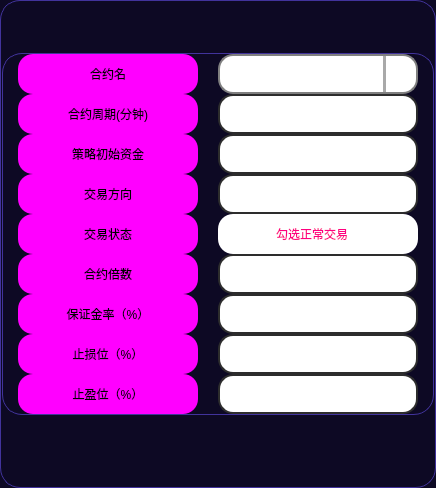
          <widget class="QFrame" name="frame_36">
           <property name="sizePolicy">
            <sizepolicy hsizetype="Expanding" vsizetype="Preferred">
             <horstretch>0</horstretch>
             <verstretch>0</verstretch>
            </sizepolicy>
           </property>
           <property name="minimumSize">
            <size>
             <width>430</width>
             <height>0</height>
            </size>
           </property>
           <property name="maximumSize">
            <size>
             <width>450</width>
             <height>16777215</height>
            </size>
           </property>
           <property name="styleSheet">
            <string notr="true">QFrame {
	background-color: rgb(13, 9, 36);
	border: 1px solid rgb(65, 51, 156);
	border-radius: 20px;
}
QFrame:hover {
	border: 2px solid rgb(255, 85, 0);
}</string>
           </property>
           <property name="frameShape">
            <enum>QFrame::StyledPanel</enum>
           </property>
           <property name="frameShadow">
            <enum>QFrame::Raised</enum>
           </property>
           <layout class="QVBoxLayout" name="verticalLayout_20">
            <property name="spacing">
             <number>1</number>
            </property>
            <property name="leftMargin">
             <number>1</number>
            </property>
            <property name="topMargin">
             <number>1</number>
            </property>
            <property name="rightMargin">
             <number>1</number>
            </property>
            <property name="bottomMargin">
             <number>1</number>
            </property>
            <item>
             <widget class="QFrame" name="frame_16">
              <property name="minimumSize">
               <size>
                <width>0</width>
                <height>50</height>
               </size>
              </property>
              <property name="styleSheet">
               <string notr="true">font: 700 20pt &quot;等线&quot;;
color: rgb(0, 255, 0);
border: none;</string>
              </property>
              <property name="frameShape">
               <enum>QFrame::StyledPanel</enum>
              </property>
              <property name="frameShadow">
               <enum>QFrame::Raised</enum>
              </property>
             </widget>
            </item>
            <item>
             <widget class="QFrame" name="frame_23">
              <property name="styleSheet">
               <string notr="true">QFrame {
	background-color: rgb(13, 9, 36);
	border: 1px solid rgb(65, 51, 156);
	border-radius: 20px;
}
QFrame:hover {
	border: 1px solid rgb(65, 51, 156);
}</string>
              </property>
              <property name="frameShape">
               <enum>QFrame::StyledPanel</enum>
              </property>
              <property name="frameShadow">
               <enum>QFrame::Raised</enum>
              </property>
              <layout class="QHBoxLayout" name="horizontalLayout_5">
               <property name="spacing">
                <number>15</number>
               </property>
               <property name="leftMargin">
                <number>15</number>
               </property>
               <property name="topMargin">
                <number>0</number>
               </property>
               <property name="rightMargin">
                <number>10</number>
               </property>
               <property name="bottomMargin">
                <number>0</number>
               </property>
               <item>
                <widget class="QFrame" name="upper_left_5">
                 <property name="sizePolicy">
                  <sizepolicy hsizetype="Minimum" vsizetype="Expanding">
                   <horstretch>0</horstretch>
                   <verstretch>0</verstretch>
                  </sizepolicy>
                 </property>
                 <property name="minimumSize">
                  <size>
                   <width>185</width>
                   <height>0</height>
                  </size>
                 </property>
                 <property name="maximumSize">
                  <size>
                   <width>185</width>
                   <height>1000</height>
                  </size>
                 </property>
                 <property name="styleSheet">
                  <string notr="true">border:none</string>
                 </property>
                 <property name="frameShape">
                  <enum>QFrame::StyledPanel</enum>
                 </property>
                 <property name="frameShadow">
                  <enum>QFrame::Raised</enum>
                 </property>
                 <layout class="QVBoxLayout" name="verticalLayout_52">
                  <property name="spacing">
                   <number>0</number>
                  </property>
                  <property name="leftMargin">
                   <number>0</number>
                  </property>
                  <property name="topMargin">
                   <number>0</number>
                  </property>
                  <property name="rightMargin">
                   <number>0</number>
                  </property>
                  <property name="bottomMargin">
                   <number>0</number>
                  </property>
                  <item>
                   <widget class="QLabel" name="label_symbol">
                    <property name="minimumSize">
                     <size>
                      <width>180</width>
                      <height>40</height>
                     </size>
                    </property>
                    <property name="maximumSize">
                     <size>
                      <width>180</width>
                      <height>40</height>
                     </size>
                    </property>
                    <property name="styleSheet">
                     <string notr="true">QLabel {
	font: 700 18pt &quot;等线&quot;;
	background-color: rgb(255, 0, 255);
	border-radius: 15px;
}

QLabel:hover{
	border: 3px solid rgb(0, 255, 0);
}
QLabel:disabled{
	color: rgb(0, 0, 0);
	border-color: rgb(166, 166, 166);
    background-color: rgb(186, 186, 186);
}</string>
                    </property>
                    <property name="text">
                     <string>合约名</string>
                    </property>
                    <property name="alignment">
                     <set>Qt::AlignCenter</set>
                    </property>
                   </widget>
                  </item>
                  <item>
                   <widget class="QLabel" name="label_symbol_period">
                    <property name="minimumSize">
                     <size>
                      <width>180</width>
                      <height>40</height>
                     </size>
                    </property>
                    <property name="maximumSize">
                     <size>
                      <width>180</width>
                      <height>40</height>
                     </size>
                    </property>
                    <property name="styleSheet">
                     <string notr="true">QLabel {
	font: 700 18pt &quot;等线&quot;;
	background-color: rgb(255, 0, 255);
	border-radius: 15px;
}

QLabel:hover{
	border: 3px solid rgb(0, 255, 0);
}
QLabel:disabled{
	color: rgb(0, 0, 0);
	border-color: rgb(166, 166, 166);
    background-color: rgb(186, 186, 186);
}</string>
                    </property>
                    <property name="text">
                     <string>合约周期(分钟)</string>
                    </property>
                    <property name="alignment">
                     <set>Qt::AlignCenter</set>
                    </property>
                    <property name="buddy">
                     <cstring>symbol_period</cstring>
                    </property>
                   </widget>
                  </item>
                  <item>
                   <widget class="QLabel" name="label_initial_capital">
                    <property name="minimumSize">
                     <size>
                      <width>180</width>
                      <height>40</height>
                     </size>
                    </property>
                    <property name="maximumSize">
                     <size>
                      <width>180</width>
                      <height>40</height>
                     </size>
                    </property>
                    <property name="styleSheet">
                     <string notr="true">QLabel {
	font: 700 18pt &quot;等线&quot;;
	background-color: rgb(255, 0, 255);
	border-radius: 15px;
}

QLabel:hover{
	border: 3px solid rgb(0, 255, 0);
}
QLabel:disabled{
	color: rgb(0, 0, 0);
	border-color: rgb(166, 166, 166);
    background-color: rgb(186, 186, 186);
}</string>
                    </property>
                    <property name="text">
                     <string>策略初始资金</string>
                    </property>
                    <property name="alignment">
                     <set>Qt::AlignCenter</set>
                    </property>
                    <property name="buddy">
                     <cstring>initial_capital</cstring>
                    </property>
                   </widget>
                  </item>
                  <item>
                   <widget class="QLabel" name="label_orientation">
                    <property name="minimumSize">
                     <size>
                      <width>180</width>
                      <height>40</height>
                     </size>
                    </property>
                    <property name="maximumSize">
                     <size>
                      <width>180</width>
                      <height>40</height>
                     </size>
                    </property>
                    <property name="styleSheet">
                     <string notr="true">QLabel {
	font: 700 18pt &quot;等线&quot;;
	background-color: rgb(255, 0, 255);
	border-radius: 15px;
}

QLabel:hover{
	border: 3px solid rgb(0, 255, 0);
}
QLabel:disabled{
	color: rgb(0, 0, 0);
	border-color: rgb(166, 166, 166);
    background-color: rgb(186, 186, 186);
}</string>
                    </property>
                    <property name="text">
                     <string>交易方向</string>
                    </property>
                    <property name="alignment">
                     <set>Qt::AlignCenter</set>
                    </property>
                    <property name="buddy">
                     <cstring>orientation</cstring>
                    </property>
                   </widget>
                  </item>
                  <item>
                   <widget class="QLabel" name="label_trading_status">
                    <property name="minimumSize">
                     <size>
                      <width>180</width>
                      <height>40</height>
                     </size>
                    </property>
                    <property name="maximumSize">
                     <size>
                      <width>180</width>
                      <height>40</height>
                     </size>
                    </property>
                    <property name="styleSheet">
                     <string notr="true">QLabel {
	font: 700 18pt &quot;等线&quot;;
	background-color: rgb(255, 0, 255);
	border-radius: 15px;
}

QLabel:hover{
	border: 3px solid rgb(0, 255, 0);
}
QLabel:disabled{
	color: rgb(0, 0, 0);
	border-color: rgb(166, 166, 166);
    background-color: rgb(186, 186, 186);
}</string>
                    </property>
                    <property name="text">
                     <string>交易状态</string>
                    </property>
                    <property name="alignment">
                     <set>Qt::AlignCenter</set>
                    </property>
                   </widget>
                  </item>
                  <item>
                   <widget class="QLabel" name="label_contract_multiples">
                    <property name="minimumSize">
                     <size>
                      <width>180</width>
                      <height>40</height>
                     </size>
                    </property>
                    <property name="maximumSize">
                     <size>
                      <width>180</width>
                      <height>40</height>
                     </size>
                    </property>
                    <property name="styleSheet">
                     <string notr="true">QLabel {
	font: 700 18pt &quot;等线&quot;;
	background-color: rgb(255, 0, 255);
	border-radius: 15px;
}

QLabel:hover{
	border: 3px solid rgb(0, 255, 0);
}
QLabel:disabled{
	color: rgb(0, 0, 0);
	border-color: rgb(166, 166, 166);
    background-color: rgb(186, 186, 186);
}</string>
                    </property>
                    <property name="text">
                     <string>合约倍数</string>
                    </property>
                    <property name="alignment">
                     <set>Qt::AlignCenter</set>
                    </property>
                    <property name="buddy">
                     <cstring>contract_multiples</cstring>
                    </property>
                   </widget>
                  </item>
                  <item>
                   <widget class="QLabel" name="label_margin_rate">
                    <property name="minimumSize">
                     <size>
                      <width>180</width>
                      <height>40</height>
                     </size>
                    </property>
                    <property name="maximumSize">
                     <size>
                      <width>180</width>
                      <height>40</height>
                     </size>
                    </property>
                    <property name="styleSheet">
                     <string notr="true">QLabel {
	font: 700 18pt &quot;等线&quot;;
	background-color: rgb(255, 0, 255);
	border-radius: 15px;
}

QLabel:hover{
	border: 3px solid rgb(0, 255, 0);
}
QLabel:disabled{
	color: rgb(0, 0, 0);
	border-color: rgb(166, 166, 166);
    background-color: rgb(186, 186, 186);
}</string>
                    </property>
                    <property name="text">
                     <string>保证金率（%）</string>
                    </property>
                    <property name="alignment">
                     <set>Qt::AlignCenter</set>
                    </property>
                    <property name="buddy">
                     <cstring>margin_rate</cstring>
                    </property>
                   </widget>
                  </item>
                  <item>
                   <widget class="QLabel" name="label_stop_loss">
                    <property name="minimumSize">
                     <size>
                      <width>180</width>
                      <height>40</height>
                     </size>
                    </property>
                    <property name="maximumSize">
                     <size>
                      <width>180</width>
                      <height>40</height>
                     </size>
                    </property>
                    <property name="styleSheet">
                     <string notr="true">QLabel {
	font: 700 18pt &quot;等线&quot;;
	background-color: rgb(255, 0, 255);
	border-radius: 15px;
}

QLabel:hover{
	border: 3px solid rgb(0, 255, 0);
}
QLabel:disabled{
	color: rgb(0, 0, 0);
	border-color: rgb(166, 166, 166);
    background-color: rgb(186, 186, 186);
}</string>
                    </property>
                    <property name="text">
                     <string>止损位（%）</string>
                    </property>
                    <property name="alignment">
                     <set>Qt::AlignCenter</set>
                    </property>
                    <property name="buddy">
                     <cstring>stop_loss</cstring>
                    </property>
                   </widget>
                  </item>
                  <item>
                   <widget class="QLabel" name="label_stop_profit">
                    <property name="minimumSize">
                     <size>
                      <width>180</width>
                      <height>40</height>
                     </size>
                    </property>
                    <property name="maximumSize">
                     <size>
                      <width>180</width>
                      <height>40</height>
                     </size>
                    </property>
                    <property name="styleSheet">
                     <string notr="true">QLabel {
	font: 700 18pt &quot;等线&quot;;
	background-color: rgb(255, 0, 255);
	border-radius: 15px;
}

QLabel:hover{
	border: 3px solid rgb(0, 255, 0);
}
QLabel:disabled{
	color: rgb(0, 0, 0);
	border-color: rgb(166, 166, 166);
    background-color: rgb(186, 186, 186);
}</string>
                    </property>
                    <property name="text">
                     <string>止盈位（%）</string>
                    </property>
                    <property name="alignment">
                     <set>Qt::AlignCenter</set>
                    </property>
                    <property name="buddy">
                     <cstring>stop_profit</cstring>
                    </property>
                   </widget>
                  </item>
                 </layout>
                </widget>
               </item>
               <item>
                <widget class="QFrame" name="upper_right_5">
                 <property name="sizePolicy">
                  <sizepolicy hsizetype="Minimum" vsizetype="Expanding">
                   <horstretch>0</horstretch>
                   <verstretch>0</verstretch>
                  </sizepolicy>
                 </property>
                 <property name="minimumSize">
                  <size>
                   <width>205</width>
                   <height>0</height>
                  </size>
                 </property>
                 <property name="maximumSize">
                  <size>
                   <width>205</width>
                   <height>1000</height>
                  </size>
                 </property>
                 <property name="styleSheet">
                  <string notr="true">border:none</string>
                 </property>
                 <property name="frameShape">
                  <enum>QFrame::StyledPanel</enum>
                 </property>
                 <property name="frameShadow">
                  <enum>QFrame::Raised</enum>
                 </property>
                 <layout class="QVBoxLayout" name="verticalLayout_41">
                  <property name="spacing">
                   <number>0</number>
                  </property>
                  <property name="leftMargin">
                   <number>0</number>
                  </property>
                  <property name="topMargin">
                   <number>0</number>
                  </property>
                  <property name="rightMargin">
                   <number>0</number>
                  </property>
                  <property name="bottomMargin">
                   <number>0</number>
                  </property>
                  <item>
                   <widget class="QComboBox" name="comboBox_symbol">
                    <property name="minimumSize">
                     <size>
                      <width>200</width>
                      <height>40</height>
                     </size>
                    </property>
                    <property name="maximumSize">
                     <size>
                      <width>200</width>
                      <height>40</height>
                     </size>
                    </property>
                    <property name="styleSheet">
                     <string notr="true">/* 未下拉时，QComboBox的样式 */
QComboBox {
    border: 2px solid gray;   /* 边框 */
    border-radius: 15px;   /* 圆角 */
    padding: 1px 1px 1px 5px;   /* 字体填衬 */
    color: rgb(0, 0, 0);    
	font: 700 14pt &quot;等线&quot;;    
	background-color: rgb(255, 255, 255);
}

/* 下拉后，整个下拉窗体样式 */
QComboBox QAbstractItemView {
    border: 1px solid rgb(65, 51, 156);   /* 整个下拉窗体的边框 */
    color: rgb(200, 200, 200);
	border-radius: 0px;
    background-color: rgb(13, 9, 36);   /* 整个下拉窗体的背景色 */
}
QComboBox QAbstractItemView::item {
	border:none;
    height: 35px; 
}
QComboBox QAbstractItemView::item:hover{
	border: none;	
	color: rgb(255, 0, 0);
	background-color: rgb(65, 49, 188);

}
QComboBox QAbstractItemView::item:selected{
	border: none;
}
/* 下拉箭头样式 */
 QComboBox::down-arrow {
	image: url(:/icon/icons/双下拉箭头.svg);
	width: 20px; /* 下拉箭头的宽度（建议与下拉框drop-down的宽度一致） */ 
	background: rgb(255, 255, 255); /* 下拉箭头的的背景色 */ 
	padding: 0px 0px 0px 0px; /* 上内边距、右内边距、下内边距、左内边距 */
 } 

/* 下拉框样式 */
QComboBox::drop-down {
   /* subcontrol-origin: padding;   /* 子控件在父元素中的原点矩形。如果未指定此属性，则默认为padding。 */
   /* subcontrol-position: top right;   /* 下拉框的位置（右上） */
    width: 30px;   /* 下拉框的宽度 */

    border-left-width: 3px;   /* 下拉框的左边界线宽度 */
    border-left-color: darkgray;   /* 下拉框的左边界线颜色 */
    border-left-style: solid;   /* 下拉框的左边界线为实线 */
    border-top-right-radius: 10px;   /* 下拉框的右上边界线的圆角半径（应和整个QComboBox右上边界线的圆角半径一致） */
    border-bottom-right-radius: 10px;   /* 同上 */
}
QComboBox:hover {
	border: 3px solid rgb(255, 85, 0);
}





/*右边的滑动条*/
 QScrollBar:vertical {
	border: none;
    background: transparent;
    width: 8px;
    margin: 17px 0 17px 0;
	border-radius: 0px;
 }
 QScrollBar::handle:vertical {	
	background:rgba(249, 83, 255, 170);
    min-height: 30px;
	border-radius: 0px
 }
/*
滑块悬浮，按下*/
QScrollBar::handle:hover:vertical,QScrollBar::handle:pressed:vertical{
background:rgb(150, 0, 150);
}
 QScrollBar::add-line:vertical {
     border: none;
	background-color: transparent;
     height: 15px;
	border-bottom-left-radius: 0px;
    border-bottom-right-radius: 0px;
     subcontrol-position: bottom;
     subcontrol-origin: margin;
 }
 QScrollBar::sub-line:vertical {
	border: none;
	background-color: transparent;
     height: 15px;
	border-top-left-radius: 0px;
    border-top-right-radius: 0px;
     subcontrol-position: top;
     subcontrol-origin: margin;
 }
 QScrollBar::up-arrow:vertical, QScrollBar::down-arrow:vertical {
     background: transparent;
 }

 QScrollBar::add-page:vertical, QScrollBar::sub-page:vertical {
     background: transparent;
 }
QScrollBar::add-line:vertical:pressed, QScrollBar::sub-line:vertical:pressed
{	
	background-color: transparent;
}
</string>
                    </property>
                    <property name="editable">
                     <bool>true</bool>
                    </property>
                    <property name="currentIndex">
                     <number>-1</number>
                    </property>
                    <property name="maxVisibleItems">
                     <number>20</number>
                    </property>
                   </widget>
                  </item>
                  <item>
                   <widget class="QLineEdit" name="symbol_period">
                    <property name="minimumSize">
                     <size>
                      <width>200</width>
                      <height>40</height>
                     </size>
                    </property>
                    <property name="maximumSize">
                     <size>
                      <width>200</width>
                      <height>40</height>
                     </size>
                    </property>
                    <property name="styleSheet">
                     <string notr="true">QLineEdit {
	border: 2px solid rgb(45, 45, 45);
	border-radius: 15px;
	padding: 5px;
	background-color: rgb(255, 255, 255);	
	color: rgb(0, 0, 0);
	font: 700 18pt &quot;等线&quot;;
}
QLineEdit:hover {
	border: 3px solid rgb(255, 85, 0);
}
QLineEdit:focus {
	border: 3px solid rgb(255, 85, 0);
	color: rgb(255, 0, 0);
}
QLineEdit:disabled{
	color: rgb(0, 0, 0);
	border-color: rgb(166, 166, 166);
    background-color: rgb(186, 186, 186);
}</string>
                    </property>
                   </widget>
                  </item>
                  <item>
                   <widget class="QLineEdit" name="initial_capital">
                    <property name="minimumSize">
                     <size>
                      <width>200</width>
                      <height>40</height>
                     </size>
                    </property>
                    <property name="maximumSize">
                     <size>
                      <width>200</width>
                      <height>40</height>
                     </size>
                    </property>
                    <property name="styleSheet">
                     <string notr="true">QLineEdit {
	border: 2px solid rgb(45, 45, 45);
	border-radius: 15px;
	padding: 5px;
	background-color: rgb(255, 255, 255);	
	color: rgb(0, 0, 0);
	font: 700 18pt &quot;等线&quot;;
}
QLineEdit:hover {
	border: 3px solid rgb(255, 85, 0);
}
QLineEdit:focus {
	border: 3px solid rgb(255, 85, 0);
	color: rgb(255, 0, 0);
}
QLineEdit:disabled{
	color: rgb(0, 0, 0);
	border-color: rgb(166, 166, 166);
    background-color: rgb(186, 186, 186);
}</string>
                    </property>
                   </widget>
                  </item>
                  <item>
                   <widget class="QLineEdit" name="orientation">
                    <property name="minimumSize">
                     <size>
                      <width>200</width>
                      <height>40</height>
                     </size>
                    </property>
                    <property name="maximumSize">
                     <size>
                      <width>200</width>
                      <height>40</height>
                     </size>
                    </property>
                    <property name="styleSheet">
                     <string notr="true">QLineEdit {
	border: 2px solid rgb(45, 45, 45);
	border-radius: 15px;
	padding: 5px;
	background-color: rgb(255, 255, 255);	
	color: rgb(0, 0, 0);
	font: 700 18pt &quot;等线&quot;;
}
QLineEdit:hover {
	border: 3px solid rgb(255, 85, 0);
}
QLineEdit:focus {
	border: 3px solid rgb(255, 85, 0);
	color: rgb(255, 0, 0);
}
QLineEdit:disabled{
	color: rgb(0, 0, 0);
	border-color: rgb(166, 166, 166);
    background-color: rgb(186, 186, 186);
}</string>
                    </property>
                   </widget>
                  </item>
                  <item>
                   <widget class="QCheckBox" name="checkBox_trading_status">
                    <property name="minimumSize">
                     <size>
                      <width>200</width>
                      <height>40</height>
                     </size>
                    </property>
                    <property name="maximumSize">
                     <size>
                      <width>200</width>
                      <height>40</height>
                     </size>
                    </property>
                    <property name="styleSheet">
                     <string notr="true">QCheckBox{	
	color: rgb(255, 0, 127);
	background-color: rgb(255, 255, 255);
	font: 700 14pt &quot;等线&quot;;
	border-radius: 15px;
	padding:3px 3px 3px 7px;
}
QCheckBox:hover {
	border: 3px solid rgb(255, 85, 0);
}
QCheckBox::indicator {
    width: 45px;
    height: 25px;
    border-radius:10px;
}
 
QCheckBox::indicator:checked {
    background-color:rgb(0, 200, 0);
    border: 3px solid rgb(255, 0, 0);
	image: url(:/icon/icons/勾选.svg);
 }
QCheckBox::indicator:unchecked {
    background-color:rgb(136, 136, 136);
    border:2px solid rgb(80, 80, 80);
}
QCheckBox:disabled{
	color: rgb(0, 0, 0);
	border-color: rgb(166, 166, 166);
    background-color: rgb(186, 186, 186);
}</string>
                    </property>
                    <property name="text">
                     <string>勾选正常交易</string>
                    </property>
                    <property name="checked">
                     <bool>true</bool>
                    </property>
                   </widget>
                  </item>
                  <item>
                   <widget class="QLineEdit" name="contract_multiples">
                    <property name="minimumSize">
                     <size>
                      <width>200</width>
                      <height>40</height>
                     </size>
                    </property>
                    <property name="maximumSize">
                     <size>
                      <width>200</width>
                      <height>40</height>
                     </size>
                    </property>
                    <property name="styleSheet">
                     <string notr="true">QLineEdit {
	border: 2px solid rgb(45, 45, 45);
	border-radius: 15px;
	padding: 5px;
	background-color: rgb(255, 255, 255);	
	color: rgb(0, 0, 0);
	font: 700 18pt &quot;等线&quot;;
}
QLineEdit:hover {
	border: 3px solid rgb(255, 85, 0);
}
QLineEdit:focus {
	border: 3px solid rgb(255, 85, 0);
	color: rgb(255, 0, 0);
}
QLineEdit:disabled{
	color: rgb(0, 0, 0);
	border-color: rgb(166, 166, 166);
    background-color: rgb(186, 186, 186);
}</string>
                    </property>
                    <property name="text">
                     <string/>
                    </property>
                   </widget>
                  </item>
                  <item>
                   <widget class="QLineEdit" name="margin_rate">
                    <property name="minimumSize">
                     <size>
                      <width>200</width>
                      <height>40</height>
                     </size>
                    </property>
                    <property name="maximumSize">
                     <size>
                      <width>200</width>
                      <height>40</height>
                     </size>
                    </property>
                    <property name="styleSheet">
                     <string notr="true">QLineEdit {
	border: 2px solid rgb(45, 45, 45);
	border-radius: 15px;
	padding: 5px;
	background-color: rgb(255, 255, 255);	
	color: rgb(0, 0, 0);
	font: 700 18pt &quot;等线&quot;;
}
QLineEdit:hover {
	border: 3px solid rgb(255, 85, 0);
}
QLineEdit:focus {
	border: 3px solid rgb(255, 85, 0);
	color: rgb(255, 0, 0);
}
QLineEdit:disabled{
	color: rgb(0, 0, 0);
	border-color: rgb(166, 166, 166);
    background-color: rgb(186, 186, 186);
}</string>
                    </property>
                    <property name="text">
                     <string/>
                    </property>
                   </widget>
                  </item>
                  <item>
                   <widget class="QLineEdit" name="stop_loss">
                    <property name="minimumSize">
                     <size>
                      <width>200</width>
                      <height>40</height>
                     </size>
                    </property>
                    <property name="maximumSize">
                     <size>
                      <width>200</width>
                      <height>40</height>
                     </size>
                    </property>
                    <property name="styleSheet">
                     <string notr="true">QLineEdit {
	border: 2px solid rgb(45, 45, 45);
	border-radius: 15px;
	padding: 5px;
	background-color: rgb(255, 255, 255);	
	color: rgb(0, 0, 0);
	font: 700 18pt &quot;等线&quot;;
}
QLineEdit:hover {
	border: 3px solid rgb(255, 85, 0);
}
QLineEdit:focus {
	border: 3px solid rgb(255, 85, 0);
	color: rgb(255, 0, 0);
}
QLineEdit:disabled{
	color: rgb(0, 0, 0);
	border-color: rgb(166, 166, 166);
    background-color: rgb(186, 186, 186);
}</string>
                    </property>
                   </widget>
                  </item>
                  <item>
                   <widget class="QLineEdit" name="stop_profit">
                    <property name="minimumSize">
                     <size>
                      <width>200</width>
                      <height>40</height>
                     </size>
                    </property>
                    <property name="maximumSize">
                     <size>
                      <width>200</width>
                      <height>40</height>
                     </size>
                    </property>
                    <property name="styleSheet">
                     <string notr="true">QLineEdit {
	border: 2px solid rgb(45, 45, 45);
	border-radius: 15px;
	padding: 5px;
	background-color: rgb(255, 255, 255);	
	color: rgb(0, 0, 0);
	font: 700 18pt &quot;等线&quot;;
}
QLineEdit:hover {
	border: 3px solid rgb(255, 85, 0);
}
QLineEdit:focus {
	border: 3px solid rgb(255, 85, 0);
	color: rgb(255, 0, 0);
}
QLineEdit:disabled{
	color: rgb(0, 0, 0);
	border-color: rgb(166, 166, 166);
    background-color: rgb(186, 186, 186);
}</string>
                    </property>
                   </widget>
                  </item>
                 </layout>
                </widget>
               </item>
              </layout>
             </widget>
            </item>
            <item>
             <widget class="QFrame" name="frame_59">
              <property name="minimumSize">
               <size>
                <width>0</width>
                <height>70</height>
               </size>
              </property>
              <property name="maximumSize">
               <size>
                <width>16777215</width>
                <height>100</height>
               </size>
              </property>
              <property name="styleSheet">
               <string notr="true">QFrame {
	background-color: rgb(13, 9, 36);
	border: none;
	border-radius: 20px;
}
</string>
              </property>
              <property name="frameShape">
               <enum>QFrame::StyledPanel</enum>
              </property>
              <property name="frameShadow">
               <enum>QFrame::Raised</enum>
              </property>
              <layout class="QHBoxLayout" name="horizontalLayout_31">
               <property name="spacing">
                <number>0</number>
               </property>
               <property name="leftMargin">
                <number>0</number>
               </property>
               <property name="topMargin">
                <number>20</number>
               </property>
               <property name="rightMargin">
                <number>0</number>
               </property>
               <property name="bottomMargin">
                <number>10</number>
               </property>
              </layout>
             </widget>
            </item>
           </layout>
          </widget>
